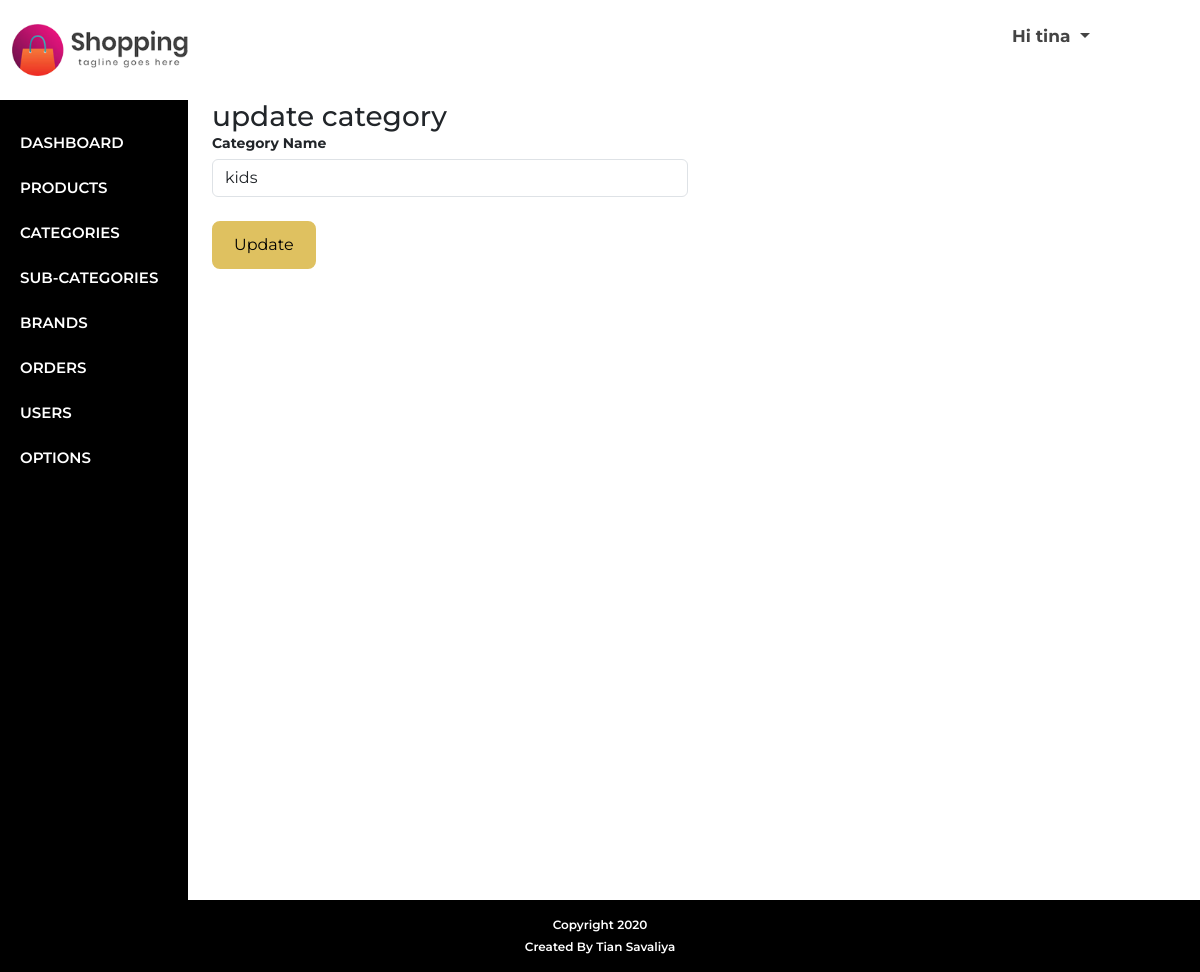
Screenshot of /admin/edit_cat.php?id=11 (signed in) with the database file from the repository.
### tables this page shows
CREATE TABLE IF NOT EXISTS `options` (
  `s_no` int NOT NULL AUTO_INCREMENT,
  `site_name` varchar(100) NOT NULL,
  `site_title` varchar(100) DEFAULT NULL,
  `site_logo` varchar(100) NOT NULL,
  `site_desc` varchar(255) DEFAULT NULL,
  `footer_text` varchar(100) NOT NULL,
  `currency_format` varchar(20) NOT NULL,
  `contact_phone` varchar(15) DEFAULT NULL,
  `contact_email` varchar(100) DEFAULT NULL,
  `contact_address` varchar(255) DEFAULT NULL,
  PRIMARY KEY (`s_no`)
);

CREATE TABLE IF NOT EXISTS `categories` (
  `id` int NOT NULL AUTO_INCREMENT,
  `category_title` varchar(255) NOT NULL,
  `products` varchar(255) NOT NULL,
  PRIMARY KEY (`id`)
);

### admin/edit_cat.php (the view, shortened to what this page needs)
<?php
include 'header.php'; ?>
    <div class="admin-content-container">
        <h3 class="admin-heading">update category</h3>
        <?php
            $cat_id = $_GET['id'];
            $cat = "SELECT * FROM categories WHERE id ='{$cat_id}'";
            $row = mysqli_query($conn, $cat);
            $categories = mysqli_fetch_all($row, MYSQLI_ASSOC);
            if ($categories > 0) {
                foreach($categories as $row){?>
                <div class="row">
                    <form id="updateCategory" class="add-post-form col-md-6" method ="POST">
                        <div class="form-group">
                            <label>Category Name</label>
                            <input type="text" name="category_title" class="form-control" value="<?php echo $row['category_title']; ?>"  placeholder="Category Name" required />
                        </div>
                        <input type="submit" name="sumbit" class="btn add-new btn-golden mt-lg-4 mt-2" value="Update" />
                    </form>
                </div>
                <?php
                }
            } else { ?>
                <div class="not-found">!!! Result Not Found !!!</div>
          <?php  } ?>
    </div>
<?php
    include "footer.php";
?>

### admin/header.php (shortened to what this page needs)
<?php
include 'php_files/config.php';
$option = "SELECT site_name,site_logo,currency_format FROM options";
$result = mysqli_query($conn, $option);
$row = mysqli_fetch_assoc($result);
?>
<!DOCTYPE html>
<html lang="en">
<head>
    <link rel="stylesheet" href="https://cdnjs.cloudflare.com/ajax/libs/bootstrap/5.3.3/css/bootstrap.min.css" />
    <link rel="stylesheet" href="../css/stylesheet.css?v=<?php echo time(); ?>">
</head>
<body>
    <div id="admin-header">
        <div class="container-fluid">
            <div class="row py-lg-4 py-2 justify-content-between">
                <div class="col-md-2">
                    <?php
                    if (!empty($row['site_logo'])) { ?>
                        <a href="dashboard.php" class="logo-img"><img src="../images/<?php echo $row['site_logo']; ?>" alt="site-logo"></a>
                    <?php } else { ?>
                        <a href="dashboard.php" class="logo"><?php echo $row['site_name']; ?></a>
                    <?php } ?>
                </div>
                <div class="col-md-2">
                    <div>
                        <a class="dropdown-toggle text-gray fs-17 fw-700" href="#" type="button" data-bs-toggle="dropdown" aria-expanded="false">
                            <?php
                            echo 'Hi ' . $_SESSION['admin_name'];
                            ?>
                        </a>
                    </div>
                </div>
            </div>
        </div>
    </div>
    <div id="admin-wrapper">
        <div class="container-fluid">
            <div class="row">
                <div class="col-lg-2 col-12 ps-0" id="admin-menu">
                    <ul class="menu-list">
                        <li <?php if (basename($_SERVER['PHP_SELF']) == "dashboard.php") echo 'class="active"'; ?>><a href="dashboard.php">Dashboard</a></li>
                        <li <?php if (basename($_SERVER['PHP_SELF']) == "products.php") echo 'class="active"'; ?>><a href="products.php">Products</a></li>
                        <li <?php if (basename($_SERVER['PHP_SELF']) == "category.php") echo 'class="active"'; ?>><a href="category.php">Categories</a></li>
                        <li <?php if (basename($_SERVER['PHP_SELF']) == "sub_category.php") echo 'class="active"'; ?>><a href="sub_category.php">Sub-Categories</a></li>
                        <li <?php if (basename($_SERVER['PHP_SELF']) == "brands.php") echo 'class="active"'; ?>><a href="brands.php">Brands</a></li>
                        <li <?php if (basename($_SERVER['PHP_SELF']) == "orders.php") echo 'class="active"'; ?>><a href="orders.php">Orders</a></li>
                        <li <?php if (basename($_SERVER['PHP_SELF']) == "users.php") echo 'class="active"'; ?>><a href="users.php">Users</a></li>
                        <li <?php if (basename($_SERVER['PHP_SELF']) == "options.php") echo 'class="active"'; ?>><a href="options.php">Options</a></li>
                    </ul>
                </div>
                <div class="col-lg-10 col-12 clearfix" id="admin-content">

### css/stylesheet.css (style rules this page uses)
* { outline: none !important; -webkit-box-sizing: border-box; box-sizing: border-box; }
ul, ol { padding: 0px; margin: 0px; }
ul li, ol li { list-style-type: none; margin: 0; padding: 0; }
p, h1, h2, h3, h4, h5, h6 { padding: 0; margin: 0; }
a, a:hover, a:focus, a:active { outline: none !important; text-decoration: none; }
body { font-family: "Montserrat", sans-serif; font-size: 14px; }
img { max-width: 100%; display: block; }
.text-gray { color: #444; }
.btn-golden { background-color: #dfc160; padding: 10px 20px; border-radius: 8px; border: 2px solid #dfc160; color: #000; -webkit-transition: all 0.5s; -o-transition: all 0.5s; transition: all 0.5s; }
.fs-17 { font-size: 17px; }
.fw-700 { font-weight: 700; }
#admin-wrapper .menu-list li { list-style-type: none; }
#admin-wrapper .menu-list li a { text-decoration: none; color: #fff; font-size: 17px; line-height: 25px; font-weight: 700; }
#admin-wrapper .menu-list { background: #000; padding: 20px 10px; height: 100vh; }
#admin-menu .menu-list li a { color: #fff; font-size: 15px; font-weight: 600; text-transform: uppercase; padding: 10px 10px; border-radius: 10px; display: block; transition: all 0.3s; }
.add-post-form label { width: 100%; margin-bottom: 5px; font-weight: 700; }

### rows the page displays
options: site_logo (picture)
categories: category_title "kids"

### other values shown
$_SESSION['admin_name'] "tina"
